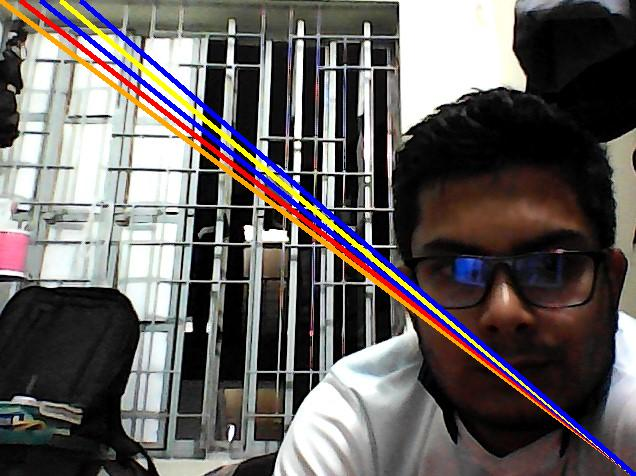
#> input picture image1.jpg, 636 x 476 px
$ python 1st.py
#> lines starting #> are read from the running program, lines starting #| are printed output that depends on the picture
# draw_line.py

import random
from PIL import Image, ImageDraw


def line(image_path, output_path):
#> called with image_path = 'image1.jpg', output_path = 'image1.jpg'
    image = Image.open(image_path)
#> image is the input picture: PIL image 636x476 RGB; mean R, G, B 101.9, 96.9, 95.8
    draw = ImageDraw.Draw(image)
    colors = ["red", "green", "blue", "yellow",
              "purple", "orange"]

    for i in range(0, 100, 20):
        draw.line((i, 0) + image.size, width=5,
                  fill=random.choice(colors))

    image.save(output_path)
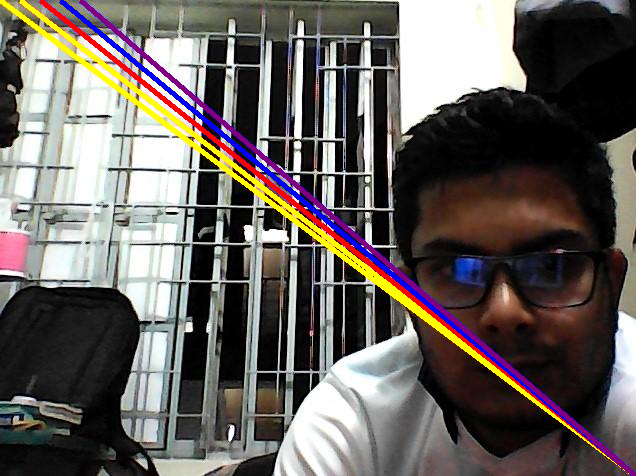
#> saved as image1.jpg: PIL image 636x476 RGB; mean R, G, B 103.9, 97.7, 94.2

if __name__ == "__main__":
    line("image1.jpg", "image1.jpg")
